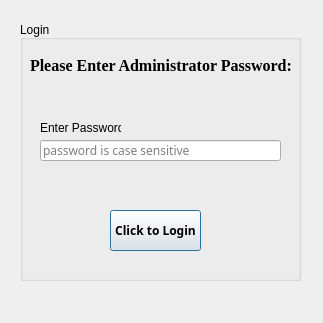
<?xml version="1.0" encoding="UTF-8"?>
<ui version="4.0">
 <class>LoginWindow</class>
 <widget class="QDialog" name="LoginWindow">
  <property name="geometry">
   <rect>
    <x>0</x>
    <y>0</y>
    <width>323</width>
    <height>323</height>
   </rect>
  </property>
  <property name="sizePolicy">
   <sizepolicy hsizetype="Fixed" vsizetype="Fixed">
    <horstretch>0</horstretch>
    <verstretch>0</verstretch>
   </sizepolicy>
  </property>
  <property name="minimumSize">
   <size>
    <width>323</width>
    <height>323</height>
   </size>
  </property>
  <property name="maximumSize">
   <size>
    <width>323</width>
    <height>323</height>
   </size>
  </property>
  <property name="windowTitle">
   <string>Maintenance</string>
  </property>
  <widget class="QPushButton" name="loginButton">
   <property name="geometry">
    <rect>
     <x>110</x>
     <y>210</y>
     <width>91</width>
     <height>41</height>
    </rect>
   </property>
   <property name="font">
    <font>
     <family>Rockwell</family>
     <weight>75</weight>
     <bold>true</bold>
    </font>
   </property>
   <property name="autoFillBackground">
    <bool>false</bool>
   </property>
   <property name="text">
    <string>Click to Login</string>
   </property>
  </widget>
  <widget class="QLabel" name="largeLabel">
   <property name="geometry">
    <rect>
     <x>30</x>
     <y>40</y>
     <width>261</width>
     <height>51</height>
    </rect>
   </property>
   <property name="font">
    <font>
     <family>Times New Roman</family>
     <pointsize>12</pointsize>
     <weight>75</weight>
     <bold>true</bold>
    </font>
   </property>
   <property name="text">
    <string>Please Enter Administrator Password:</string>
   </property>
  </widget>
  <widget class="QLabel" name="label_enterPass">
   <property name="geometry">
    <rect>
     <x>40</x>
     <y>120</y>
     <width>81</width>
     <height>16</height>
    </rect>
   </property>
   <property name="text">
    <string>Enter Password:</string>
   </property>
  </widget>
  <widget class="QLineEdit" name="lineEdit_pass">
   <property name="geometry">
    <rect>
     <x>40</x>
     <y>140</y>
     <width>241</width>
     <height>21</height>
    </rect>
   </property>
   <property name="font">
    <font>
     <family>MS Reference Sans Serif</family>
    </font>
   </property>
   <property name="echoMode">
    <enum>QLineEdit::Password</enum>
   </property>
   <property name="placeholderText">
    <string>password is case sensitive</string>
   </property>
  </widget>
  <widget class="QGroupBox" name="groupBox">
   <property name="geometry">
    <rect>
     <x>20</x>
     <y>20</y>
     <width>281</width>
     <height>261</height>
    </rect>
   </property>
   <property name="styleSheet">
    <string notr="true"/>
   </property>
   <property name="title">
    <string>Login</string>
   </property>
   <property name="alignment">
    <set>Qt::AlignBottom|Qt::AlignLeading|Qt::AlignLeft</set>
   </property>
  </widget>
  <zorder>groupBox</zorder>
  <zorder>loginButton</zorder>
  <zorder>largeLabel</zorder>
  <zorder>label_enterPass</zorder>
  <zorder>lineEdit_pass</zorder>
 </widget>
 <resources/>
 <connections/>
</ui>
